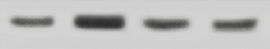
#> input picture blot/temp/input/input.png, 270 x 49 px
$ python i2i-expand.py
#> lines starting #> are read from the running program, lines starting #| are printed output that depends on the picture
import os
import cv2
import json
import random
import numpy as np
from scipy.signal import find_peaks

DATASET_DIR = "gel_dataset"
IMG_DIR = os.path.join(DATASET_DIR,"images")
META_DIR = os.path.join(DATASET_DIR,"metadata")

os.makedirs(IMG_DIR,exist_ok=True)
os.makedirs(META_DIR,exist_ok=True)


# ------------------------------------------------
# 参考图参数提取
# ------------------------------------------------

def extract_reference_parameters(image_path):

#> called with image_path = 'input/input.png'
    img=cv2.imread(image_path,0)
#> img: shape (49, 270); min 45, max 212, mean 190
    h,w=img.shape
#> h = 49; w = 270

    img_blur=cv2.GaussianBlur(img,(5,5),0)
    img_norm=img_blur/255.0

    vertical_profile=img_norm.mean(axis=0)
#> vertical_profile = 270 values, max 0.822 at index 3, min 0.65 at index 111, mean 0.745

    peaks,_=find_peaks(-vertical_profile,distance=25,prominence=0.01)
#> peaks = [46, 111, 158, 247]

    lane_positions=peaks.tolist()
#> lane_positions = [46, 111, 158, 247]

    spacing=[]
    for i in range(len(lane_positions)-1):
        spacing.append(lane_positions[i+1]-lane_positions[i])
#> this loop made 3 passes
#> after the loop, spacing = [65, 47, 89]

    lane_spacing=np.mean(spacing) if spacing else 40
#> lane_spacing = 67
    lane_width=int(lane_spacing*0.6)
#> lane_width = 40

    band_positions=[]
    band_intensity=[]
    band_thickness=[]

    for x in lane_positions:

        x1=max(0,x-int(lane_width/2))
        x2=min(w,x+int(lane_width/2))

        lane=img_norm[:,x1:x2]

        profile=lane.mean(axis=1)

        peaks,_=find_peaks(-profile,distance=15,prominence=0.02)

        lane_bands=[]

        for y in peaks:

            y1=max(0,y-4)
            y2=min(h,y+4)

            lane_bands.append(int(y))

            band_intensity.append(lane[y1:y2].mean())
            band_thickness.append(random.randint(6,12))

        band_positions.append(lane_bands)
#> this loop made 4 passes
#> (x, x1, x2, peaks) on passes 1 to 4: (46, 26, 66, [22]), (111, 91, 131, [23]), (158, 138, 178, [24]), (247, 227, 267, [24])
#> pass 1, in extract_reference_parameters, `lane=img_norm[:,x1:x2]`:
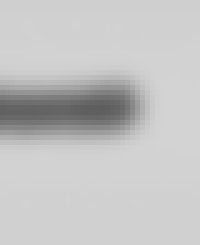
#> lane: shape (49, 40) float64 (shown 5 times larger); min 0.369, max 0.827, mean 0.767
#> pass 2, in extract_reference_parameters, `lane=img_norm[:,x1:x2]`:
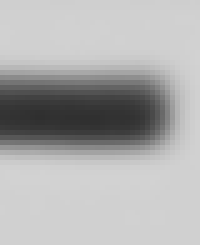
#> lane: shape (49, 40) float64 (shown 5 times larger); min 0.184, max 0.824, mean 0.681
#> pass 3, in extract_reference_parameters, `lane=img_norm[:,x1:x2]`:
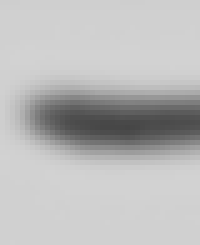
#> lane: shape (49, 40) float64 (shown 5 times larger); min 0.275, max 0.824, mean 0.732
#> after the loop, band_intensity = [0.572, 0.321, 0.44, 0.506]; band_positions = [[22], [23], [24], [24]]; band_thickness = [12, 9, 12, 9]

    return {
        "width":w,
        "height":h,
        "lane_count":len(lane_positions),
        "lane_width":lane_width,
        "lane_spacing":lane_spacing,
        "band_positions":band_positions,
        "band_intensity":band_intensity,
        "band_thickness":band_thickness
    }


# ------------------------------------------------
# 构建统计模型
# ------------------------------------------------

def build_model(p):

    bands=[len(x) for x in p["band_positions"]]

    return {
        "width":p["width"],
        "height":p["height"],
        "lane_mean":p["lane_count"],
        "lane_width":p["lane_width"],
        "lane_spacing":p["lane_spacing"],
        "band_mean":np.mean(bands) if bands else 2,
        "intensity_mean":np.mean(p["band_intensity"]) if p["band_intensity"] else 0.5,
        "thickness_mean":np.mean(p["band_thickness"]) if p["band_thickness"] else 8
    }


# ------------------------------------------------
# 参数采样
# ------------------------------------------------

def sample_parameters(model):

    lane_count=max(2,int(np.random.normal(model["lane_mean"],1)))

    bands=[]
    for _ in range(lane_count):
        bands.append(max(1,int(np.random.normal(model["band_mean"],1))))

    return {
        "width":model["width"],
        "height":model["height"],
        "lanes":lane_count,
        "lane_width":int(np.random.normal(model["lane_width"],2)),
        "lane_spacing":int(np.random.normal(model["lane_spacing"],3)),
        "bands_per_lane":bands,
        "intensity_mean":model["intensity_mean"],
        "thickness_mean":model["thickness_mean"],
        "background":random.uniform(0.6,0.8),
        "noise":random.uniform(0.01,0.04),
        "blur":random.uniform(0.6,1.5)
    }


# ------------------------------------------------
# 背景模拟
# ------------------------------------------------

def generate_background(p):

    h=p["height"]
    w=p["width"]

    bg=np.ones((h,w),dtype=np.float32)
    bg*=p["background"]

    noise=np.random.normal(0,p["noise"],(h,w))
    bg+=noise

    # illumination gradient
    gradient=np.linspace(0,random.uniform(-0.08,0.08),h)
    bg+=gradient.reshape(-1,1)

    # vignette
    x=np.linspace(-1,1,w)
    y=np.linspace(-1,1,h)

    X,Y=np.meshgrid(x,y)

    vignette=1-0.3*(X**2+Y**2)

    bg*=vignette

    return np.clip(bg,0,1)


# ------------------------------------------------
# 条带拖尾
# ------------------------------------------------

def add_smear(band):

    h,w=band.shape

    smear_len=random.randint(5,20)

    for i in range(smear_len):

        shifted=np.roll(band,i,axis=0)

        band+=shifted*(0.05*(smear_len-i))

    return band


# ------------------------------------------------
# 画条带
# ------------------------------------------------

def draw_band(img,x,y,width,thickness,intensity):

    x1=int(x-width/2)
    x2=int(x+width/2)

    y1=int(y-thickness/2)
    y2=int(y+thickness/2)

    x1=max(0,x1)
    x2=min(img.shape[1]-1,x2)

    y1=max(0,y1)
    y2=min(img.shape[0]-1,y2)

    band=np.zeros_like(img)

    band[y1:y2,x1:x2]=intensity

    # 横向扩散
    band=cv2.GaussianBlur(band,(0,0),random.uniform(1,3))

    # 条带拖尾
    if random.random()<0.4:
        band=add_smear(band)

    img-=band

    return img


# ------------------------------------------------
# 泳道弯曲
# ------------------------------------------------

def lane_warp(x,y):

    offset=int(3*np.sin(y/50))

    return x+offset


# ------------------------------------------------
# 生成凝胶
# ------------------------------------------------

def generate_gel(p):

    img=generate_background(p)

    start_x=30

    for i in range(p["lanes"]):

        lane_x=start_x+i*p["lane_spacing"]

        for _ in range(p["bands_per_lane"][i]):

            y=random.randint(20,p["height"]-20)

            x=lane_warp(lane_x,y)

            thickness=max(
                int(p["thickness_mean"]*0.7),
                int(np.random.normal(p["thickness_mean"],2))
            )

            intensity=np.random.normal(
                p["intensity_mean"],
                0.08
            )

            img=draw_band(
                img,
                x,
                y,
                p["lane_width"],
                thickness,
                intensity
            )

    img=cv2.GaussianBlur(img,(0,0),p["blur"])

    img=np.clip(img,0,1)

    img=(img*255).astype(np.uint8)

    return img


# ------------------------------------------------
# 保存
# ------------------------------------------------

def save_sample(i,model):

    params=sample_parameters(model)

    img=generate_gel(params)

    name=f"gel_{i:05d}"

    cv2.imwrite(
        os.path.join(IMG_DIR,name+".png"),
        img
    )

    with open(
        os.path.join(META_DIR,name+".json"),
        "w"
    ) as f:

        json.dump(
            {
                "id":name,
                "synthetic":True,
                "parameters":params
            },
            f,
            indent=2
        )


# ------------------------------------------------
# 生成数据集
# ------------------------------------------------

def generate_dataset(reference_image,count=3000):

    ref=extract_reference_parameters(reference_image)
#> ref = {'width': 270, 'height': 49, 'lane_count': 4, 'lane_width': 40, 'lane_spacing': 67, 'band_positions': [[22], [23], [24], [24]], 'band_intensity': [0.572, 0.321, 0.44, 0.506], 'band_thickness': [12, 9, 12, 9]}

    model=build_model(ref)
#> in build_model, `bands=[len(x) for x in p["band_positions"]]`: bands = [1, 1, 1, 1]
#> model = {'width': 270, 'height': 49, 'lane_mean': 4, 'lane_width': 40, 'lane_spacing': 67, 'band_mean': 1, 'intensity_mean': 0.46, 'thickness_mean': 10.5}

    for i in range(count):

        save_sample(i,model)

        if i%100==0:
            print("generated",i)
#> this loop made 3000 passes
#> pass 1, in generate_background, `noise=np.random.normal(0,p["noise"],(h,w))`:
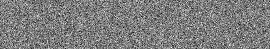
#> noise: shape (49, 270) float64; min -0.146, max 0.148, mean -0.000664; drawn with min black and max white
#> pass 1, in generate_background, `bg+=noise`:
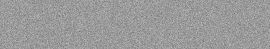
#> bg: shape (49, 270) float32; min 0.462, max 0.756, mean 0.607


# ------------------------------------------------
# main
# ------------------------------------------------

if __name__=="__main__":

    reference="input/input.png"

    generate_dataset(reference,3000)
